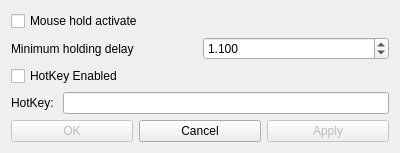
<?xml version="1.0" encoding="UTF-8"?>
<ui version="4.0">
 <class>click_lock_settings</class>
 <widget class="QWidget" name="click_lock_settings">
  <property name="geometry">
   <rect>
    <x>0</x>
    <y>0</y>
    <width>400</width>
    <height>149</height>
   </rect>
  </property>
  <property name="windowTitle">
   <string>Click lock settings</string>
  </property>
  <layout class="QVBoxLayout" name="verticalLayout">
   <item>
    <layout class="QVBoxLayout" name="verticalLayout_3">
     <item>
      <widget class="QCheckBox" name="MouseHoldActivate">
       <property name="text">
        <string>Mouse hold activate</string>
       </property>
      </widget>
     </item>
     <item>
      <layout class="QHBoxLayout" name="horizontalLayout_2">
       <item>
        <widget class="QLabel" name="HoldingDelayLabel">
         <property name="text">
          <string>Minimum holding delay</string>
         </property>
        </widget>
       </item>
       <item>
        <widget class="QDoubleSpinBox" name="HoldingDelay">
         <property name="decimals">
          <number>3</number>
         </property>
         <property name="minimum">
          <double>0.001000000000000</double>
         </property>
         <property name="maximum">
          <double>9999999.000000000000000</double>
         </property>
         <property name="singleStep">
          <double>0.010000000000000</double>
         </property>
         <property name="value">
          <double>1.100000000000000</double>
         </property>
        </widget>
       </item>
      </layout>
     </item>
    </layout>
   </item>
   <item>
    <layout class="QVBoxLayout" name="verticalLayout_2">
     <item>
      <widget class="QCheckBox" name="HotKeyEnabled">
       <property name="text">
        <string>HotKey Enabled </string>
       </property>
      </widget>
     </item>
     <item>
      <layout class="QHBoxLayout" name="horizontalLayout">
       <item>
        <widget class="QLabel" name="HotKeyLabel">
         <property name="text">
          <string>HotKey: </string>
         </property>
        </widget>
       </item>
       <item>
        <widget class="QLineEdit" name="HotKey">
         <property name="focusPolicy">
          <enum>Qt::ClickFocus</enum>
         </property>
         <property name="readOnly">
          <bool>false</bool>
         </property>
        </widget>
       </item>
      </layout>
     </item>
    </layout>
   </item>
   <item>
    <layout class="QHBoxLayout" name="horizontalLayout_3">
     <item>
      <widget class="QPushButton" name="OKButton">
       <property name="enabled">
        <bool>false</bool>
       </property>
       <property name="text">
        <string>OK</string>
       </property>
      </widget>
     </item>
     <item>
      <widget class="QPushButton" name="CancelButton">
       <property name="text">
        <string>Cancel</string>
       </property>
      </widget>
     </item>
     <item>
      <widget class="QPushButton" name="ApplyButton">
       <property name="enabled">
        <bool>false</bool>
       </property>
       <property name="text">
        <string>Apply</string>
       </property>
      </widget>
     </item>
    </layout>
   </item>
  </layout>
 </widget>
 <resources/>
 <connections/>
</ui>
